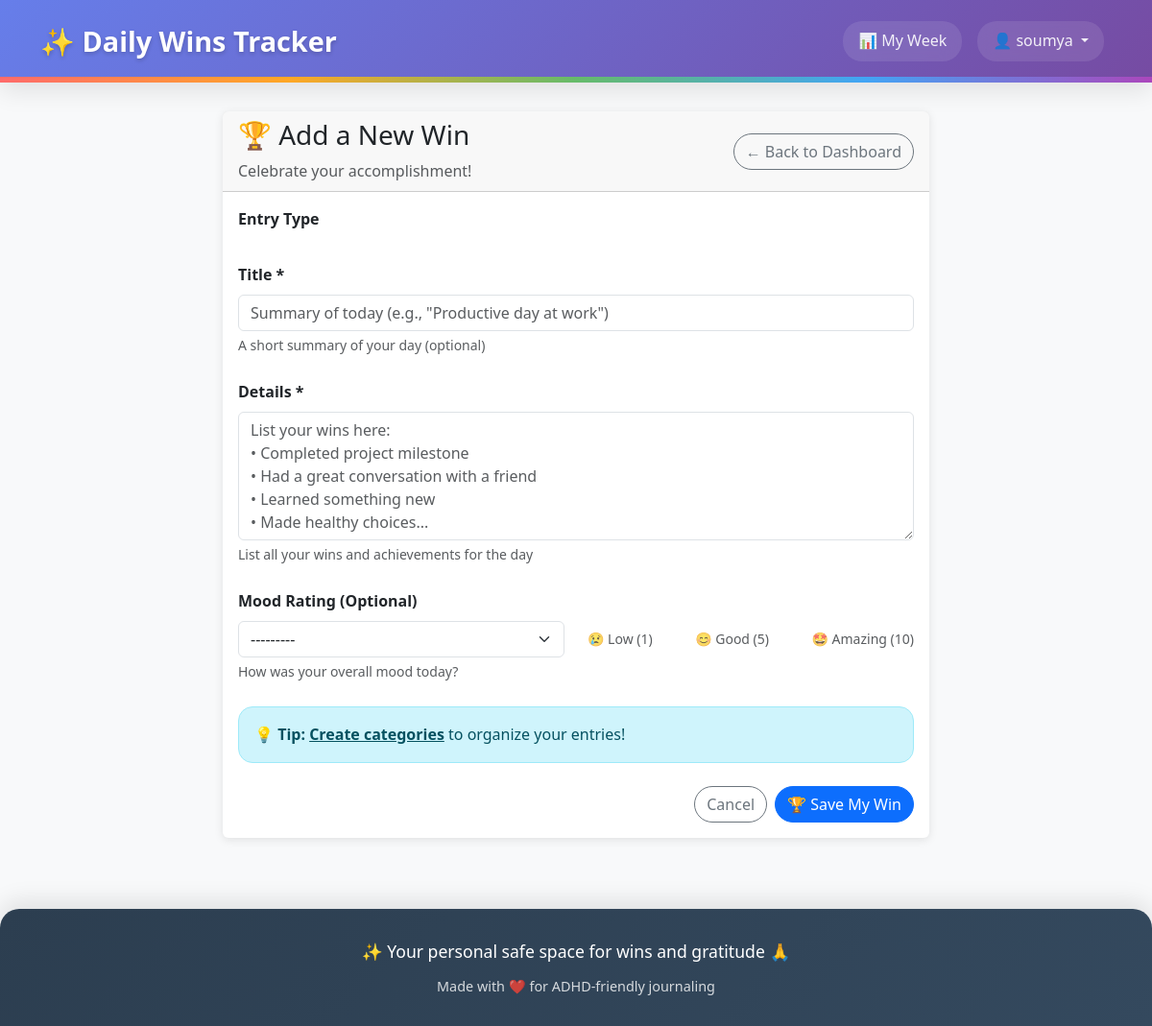
Page /entries/new/ (signed in) on the earlier database version.
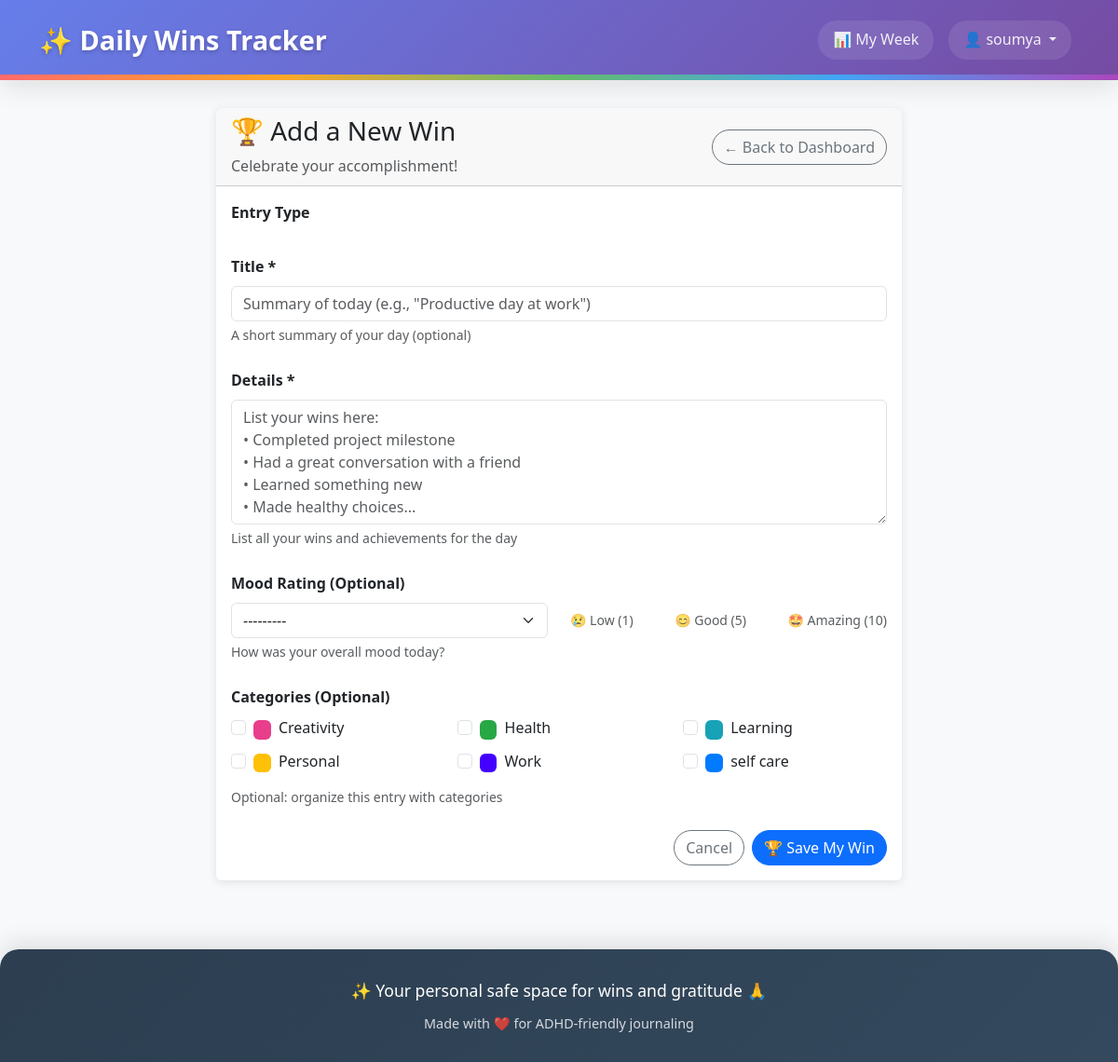
Same page on the later database version.
### tracker/models.py (models this page shows, shortened)
class Category(models.Model):
    user = models.ForeignKey(User, on_delete=models.CASCADE, related_name='categories')
    name = models.CharField(max_length=100)
    color = models.CharField(
        max_length=7,
        default='#007bff',
        validators=[
            RegexValidator(
                regex='^#[0-9A-Fa-f]{6}$',
                message='Color must be a valid hex code (e.g., #007bff)'
            )
        ]
    )
    description = models.TextField(blank=True)
    date_created = models.DateTimeField(auto_now_add=True)
    class Meta:
        verbose_name_plural = "Categories"
        ordering = ['name']
        constraints = [
            UniqueConstraint(
                Lower('name'), 'user',
                name='unique_category_name_per_user',
                violation_error_message='You already have a category with this name (case-insensitive).'
            )
        ]
        indexes = [
            models.Index(fields=['user', 'name']),
            Index(Lower('name'), name='idx_category_lower_name'),  # Functional index for case-insensitive lookups
        ]

### tracker/views.py (the view)
# urls.py: path("entries/new/", views.entry_create, name="entry_create"),
@login_required
def entry_create(request):
    entry_type = request.GET.get('type', 'win')  # Default to win for display
    if request.method == 'POST':
        form = EntryForm(request.POST, user=request.user)
        if form.is_valid():
            entry = form.save()
            messages.success(
                request,
                '🎉 Your daily entry has been saved!'
            )
            return redirect('entry_detail', pk=entry.pk)
    else:
        form = EntryForm(user=request.user)
    context = {
        'form': form,
        'entry_type': entry_type,
        'is_editing': False,
    }
    return render(request, 'tracker/entry_form.html', context)

### templates/tracker/entry_form.html (shortened to what the changed rows need)
{% extends "base.html" %}
{% load widget_tweaks %}
{% block content %}
<div class="row justify-content-center">
    <div class="col-lg-8">
        <div class="card">
            <div class="card-body">
                <form method="post" novalidate>
                    {% if form.categories.field.queryset %}
                        <div class="mb-4">
                            <label class="form-label fw-bold">Categories (Optional)</label>
                            <div class="row">
                                {% for category in form.categories.field.queryset %}
                                    <div class="col-md-6 col-lg-4 mb-2">
                                        <div class="form-check">
                                            <input class="form-check-input" type="checkbox"
                                                   name="categories"
                                                   value="{{ category.pk }}"
                                                   id="category_{{ category.pk }}"
                                                   {% if category in form.categories.value %}checked{% endif %}>
                                            <label class="form-check-label" for="category_{{ category.pk }}">
                                                <span class="badge me-1" style="background-color: {{ category.color }};">&nbsp;</span>
                                                {{ category.name }}
                                            </label>
                                        </div>
                                    </div>
                                {% endfor %}
                            </div>
                            {% if form.categories.help_text %}
                                <div class="form-text">{{ form.categories.help_text }}</div>
                            {% endif %}
                        </div>
                    {% else %}
                        <div class="mb-4">
                            <div class="alert alert-info">
                                <strong>💡 Tip:</strong>
                                <a href="{% url 'category_create' %}" class="alert-link">Create categories</a>
                                to organize your entries!
                            </div>
                        </div>
                    {% endif %}
                </form>
            </div>
        </div>
    </div>
</div>
{% endblock %}

Differences in the rows shown:
added Category: name "Creativity"
added Category: name "Health"
added Category: name "Learning"
added Category: name "Personal"
added Category: name "Work"
added Category: name "self care"
Other differences:
text no longer shown: "💡 Tip: Create categories to organize your entries!"
text now shown: "Categories (Optional) Optional: organize this entry with categories"
